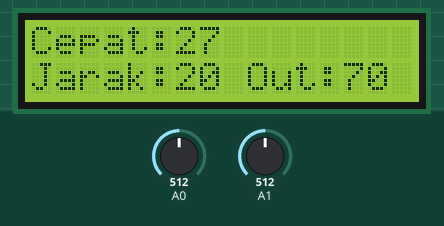
This sketch was run on a simulated Arduino Uno, built with avr-gcc and run on an emulated ATmega328P. Shown: 16×2 character LCD. Inputs (shaded band) come from the test bench; at power-on: A1 = 512, A0 = 512.

Above: at 1.2 s.
1.3 s: A1 set to 263
At 2.4 s:
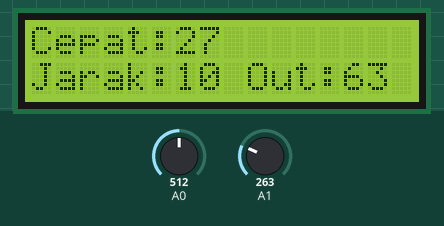
2.9 s: A1 set to 248
At 3.4 s:
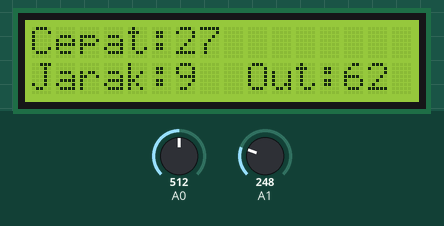
5.9 s: A0 set to 716
At 6.8 s:
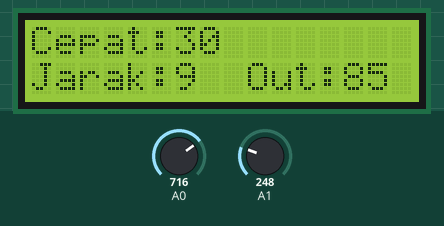
7.5 s: A0 set to 952
At 8.5 s:
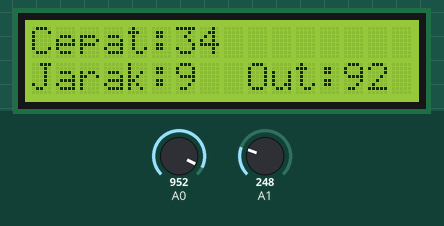
10.5 s: A0 set to 978
At 11.8 s:
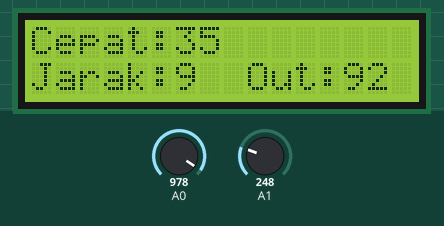
12.1 s: A1 set to 306
At 13.7 s:
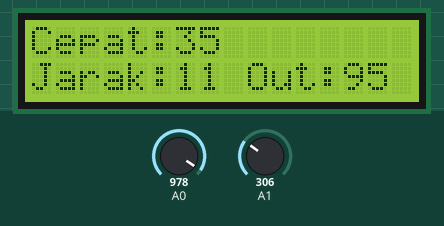
Timing chart, 0 to 15.2 s (numbered marks = the images above; inputs shaded):
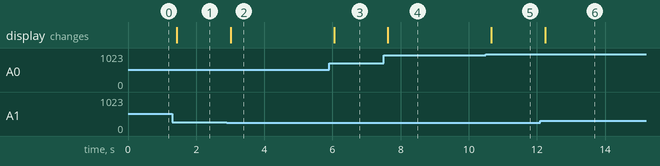

Measured:
- after the input at 1.3 s, the display: changes after 0.12 s (image 1)
- after the input at 2.9 s, the display: changes after 0.12 s (image 2)
- after the input at 5.9 s, the display: changes after 0.15 s (image 3)
- after the input at 7.5 s, the display: changes after 0.13 s (image 4)
- after the input at 10.5 s, the display: changes after 0.16 s (image 5)
- after the input at 12.1 s, the display: changes after 0.14 s (image 6)

The sketch:

fuzzy_pengereman.ino
```cpp
#include <LiquidCrystal_I2C.h>

LiquidCrystal_I2C lcd(0x27,16,2);

float  Val,Val1,kecepatan,jarak  ;                                                  // Inisialilasasi Input
float m_kecepatan, m_jarak;                                                         // Inisialilasasi Derajat Keanggotaan
float sangat_lambat, lambat, c_sedang, cepat, sangat_cepat;                         // Inisialilasasi Membership Function kecepatan
float sangat_dekat, dekat, j_sedang, jauh, sangat_jauh;                             // Inisialilasasi Membership Function jarak
float sangat_lambat_1, lambat_1, c_sedang_1, cepat_1, sangat_cepat_1;               // Inisialilasasi Membership yang aktif
float sangat_dekat_1, dekat_1, j_sedang_1, jauh_1, sangat_jauh_1;                   // Inisialilasasi Membership yang aktif
float VLmax=0, Lmax=0, Mmax=0, Hmax=0, VHmax=0;                                     // Inisialilasasi Defuzzification
float fsmax=0;                                                                      // Inisialilasasi nilai maksimum
float num, den, output, pwm ;                                                       // Inisialilasasi defuzzification


// ------------------------------------------------- Fuzzification ------------------------------------------------------------

float mf_kecepatan(float a, float b, float c)              // Mencari Derajat keanggotaan membership function segitiga kecepatan
   {
     if (kecepatan>=a&&kecepatan<b) {m_kecepatan=(kecepatan-a)/(b-a); }
     if (kecepatan>=b&&kecepatan<c) {m_kecepatan=(c-kecepatan)/(c-b);}
   }

float mf_jarak(float a1, float b1, float c1)          // Mencari Derajat keanggotaan membership function segitiga Jumlah jarak
   {
     if (jarak>=a1&&jarak<b1) {m_jarak=(jarak-a1)/(b1-a1);}
     if (jarak>=b1&&jarak<c1) {m_jarak=(c1-jarak)/(c1-b1);}
   }

void setup() {
  lcd.init();
  lcd.backlight();
  Serial.begin(9600);

}

void loop() {

   Val = analogRead(A0);    // Input ADC0
   kecepatan = ((Val/1023)*18)+18;
   Val1 = analogRead(A1);   // Input ADC1
   jarak = (Val1/1023)*40;

// ----------------------------------------- Membership Function ---------------------------------------------

 if(kecepatan>=15&&kecepatan<=20)
    {mf_kecepatan(0,15,20);   sangat_lambat =m_kecepatan;  c_sedang=0; cepat=0; sangat_cepat=0; }              //  sangat_lambat
 if(kecepatan>=15&&kecepatan<=25)
    {mf_kecepatan(15,20,25);  lambat=m_kecepatan;  cepat=0; sangat_cepat=0; }                            //  lambat
 if(kecepatan>=20&&kecepatan<=30)
    {mf_kecepatan(20,25,30);  sangat_lambat =0;  c_sedang=m_kecepatan;  sangat_cepat=0;  }                     //  Sedang
 if(kecepatan>=25&&kecepatan<=35)
    {mf_kecepatan(25,20,35);  sangat_lambat =0;  lambat=0; cepat=m_kecepatan;  }                                //  cepat
 if(kecepatan>=30&&kecepatan<=35)
    {mf_kecepatan(30,35,0);   sangat_lambat =0;  lambat=0; c_sedang=0; sangat_cepat=m_kecepatan;  }             //  sangat cepat

 if(jarak>=0&&jarak<=15)
    {mf_jarak(0,0,15);    sangat_dekat=m_jarak;   j_sedang=0; jauh=0; sangat_jauh=0;  }  // Sangat dekat
 if(jarak>=0&&jarak<=25)
    {mf_jarak(0,15,25);   dekat=m_jarak;  jauh=0; sangat_jauh=0; }                       // dekat
 if(jarak>=15&&jarak<=35)
    {mf_jarak(15,25,35);  sangat_dekat=0;   j_sedang=m_jarak;  sangat_jauh=0; }            // sedang
 if(jarak>=25&&jarak<=40)
    {mf_jarak(15,35,40);  sangat_dekat=0;  dekat=0;  jauh=m_jarak; }                    // jauh
 if(jarak>=35&&jarak<=40)
    {mf_jarak(35,40,0);   sangat_dekat=0;  dekat=0; j_sedang=0; sangat_jauh=m_jarak; }  // sangat jauh

//  ----------------------------------------- mechanism Inferens  ----------------------------------------

  if (sangat_lambat >0)        {sangat_lambat_1 = 1;}           else {sangat_lambat_1 = 0;}
  if (lambat >0)         {lambat_1 = 1;}            else {lambat_1  = 0;}
  if (c_sedang >0)       {c_sedang_1 = 1;}          else {c_sedang_1 = 0;}
  if (cepat >0)          {cepat_1 = 1;}             else {cepat_1= 0;}
  if (sangat_cepat >0)   {sangat_cepat_1 = 1;}      else {sangat_cepat_1= 0;}

  if (sangat_dekat >0)  {sangat_dekat_1 = 1;}     else {sangat_dekat_1 = 0;}
  if (dekat >0)         {dekat_1 = 1;}            else {dekat_1 = 0;}
  if (j_sedang >0)      {j_sedang_1 = 1;}         else {j_sedang_1 = 0;}
  if (jauh >0)          {jauh_1 = 1;}             else {jauh_1 = 0;}
  if (sangat_jauh>0)    {sangat_jauh_1 = 1;}      else {sangat_jauh_1 = 0;}

  float VL[7]={0,1,2,3,4,5,6};                                                                                      // Very Low
  {
  if (sangat_lambat_1==1 && sangat_dekat_1==1)      {VL[1]=min(sangat_lambat,sangat_dekat );}    else {VL[1]=0;}
  if (sangat_lambat_1==1 && dekat_1==1)             {VL[2]=min(sangat_lambat,dekat);}            else {VL[2]=0;}
  if (sangat_lambat_1==1 && j_sedang_1==1)          {VL[3]=min(sangat_lambat,j_sedang);}         else {VL[3]=0;}
  if (sangat_lambat_1==1 && jauh_1==1)              {VL[4]=min(sangat_lambat,jauh);}             else {VL[4]=0;}
  if (lambat_1==1 && sangat_dekat_1==1)             {VL[5]=min(lambat,sangat_dekat );}           else {VL[5]=0;}
  if (lambat_1==1 && dekat_1==1)                    {VL[6]=min(lambat,dekat);}                   else {VL[6]=0;}
  }

  float L[6]={0,1,2,3,4,5};                                                                                        // Low
  {
  if (sangat_lambat_1==1 && sangat_jauh_1==1)       {L[1]=min(sangat_lambat,sangat_jauh);}       else {L[1]=0;}
  if (lambat_1==1 && j_sedang_1==1)                 {L[2]=min(lambat,j_sedang);}                 else {L[2]=0;}
  if (lambat_1==1 && jauh_1==1)                     {L[3]=min(lambat,jauh);}                     else {L[3]=0;}
  if (lambat_1==1 && sangat_jauh_1==1)              {L[4]=min(lambat,sangat_jauh);}              else {L[4]=0;}
  if (c_sedang_1==1 && sangat_dekat_1==1)           {L[5]=min(c_sedang,sangat_dekat );}          else {L[5]=0;}
  }

  float M[4]={0,1,2,3};                                                                                            // Medium
  {
  if (c_sedang_1==1 && dekat_1==1)                 {M[1]=min(c_sedang,dekat);}                  else {M[1]=0;}
  if (c_sedang_1==1 && j_sedang_1==1)              {M[2]=min(c_sedang,j_sedang);}               else {M[2]=0;}
  if (c_sedang_1==1 && jauh_1==1)                  {M[3]=min(c_sedang,jauh);}                   else {M[3]=0;}
  }

  float H[6]={0,1,2,3,4,5};                                                                                         // High
  {
  if (c_sedang_1==1 && sangat_jauh_1==1)          {H[1]=min(c_sedang,sangat_jauh);}             else {H[1]=0;}
  if (cepat_1==1 && sangat_dekat_1==1)            {H[2]=min(cepat,sangat_dekat );}              else {H[2]=0;}
  if (cepat_1==1 && dekat_1==1)                   {H[3]=min(cepat,dekat);}                      else {H[3]=0;}
  if (cepat_1==1 && j_sedang_1==1)                {H[4]=min(cepat,j_sedang);}                   else {H[4]=0;}
  if (sangat_cepat_1==1 && sangat_dekat_1==1)     {H[5]=min(sangat_cepat,sangat_dekat );}       else {H[5]=0;}
  }

  float VH[7]={0,1,2,3,4,5,6};                                                                                        // Very High
  {
  if (cepat_1==1 && jauh_1==1)                   {VH[1]=min(cepat,jauh);}                     else {VH[1]=0;}
  if (cepat_1==1 && sangat_jauh_1==1)            {VH[2]=min(cepat,sangat_jauh);}              else {VH[2]=0;}
  if (sangat_cepat_1==1 && dekat_1==1)           {VH[3]=min(sangat_cepat,dekat);}             else {VH[3]=0;}
  if (sangat_cepat_1==1 && j_sedang_1==1)        {VH[4]=min(sangat_cepat,j_sedang);}          else {VH[4]=0;}
  if (sangat_cepat_1==1 && jauh_1==1)            {VH[5]=min(sangat_cepat,jauh);}              else {VH[5]=0;}
  if (sangat_cepat_1==1 && sangat_jauh_1==1)     {VH[6]=min(sangat_cepat,sangat_jauh);}       else {VH[6]=0;}
  }

  VLmax=VL[0];  int index1=0;  for (int a=1; a<=6; a++)  {   if(VLmax<=VL[a])    { VLmax=VL[a];     index1=a;}  }
  Lmax=L[0];    int index2=0;  for (int b=1; b<=5; b++)  {   if(Lmax<=L[b])      { Lmax=L[b];       index2=b;}  }
  Mmax=M[0];    int index3=0;  for (int c=1; c<=3; c++)  {   if(Mmax<=M[c])      { Mmax=M[c];       index3=c;}  }
  Hmax=H[0];    int index4=0;  for (int d=1; d<=5; d++)  {   if(Hmax<=H[d])      { Hmax=H[d];       index4=d;}  }
  VHmax=VH[0];  int index5=0;  for (int e=1; e<=6; e++)  {   if(VHmax<=VH[e])    { VHmax=VH[e];     index5=e;}  }

// --------------------------------------------------------------------------- End Interface Mechanism ----------------------------------------------------------------

// --------------------------------------------------------------------------- Defuzzyfication  -----------------------------------------------------------------------//

float num = (VLmax*20) + (Lmax*40) + (Mmax*60) + (Hmax*80) + (VHmax*100);
float den =  VLmax+ Lmax + Mmax + Hmax+ VHmax;
float output = num/den;

  // Untuk LCD
  lcd.clear();
  lcd.setCursor(0,0);
  lcd.print("Cepat: ");
  lcd.setCursor(6,0);
  lcd.print(int(kecepatan));
  lcd.setCursor(0,1);
  lcd.print("Jarak: ");
  lcd.setCursor(6,1);
  lcd.print(int(jarak));
  lcd.setCursor(9,1);
  lcd.print("Out: ");
  lcd.setCursor(13,1);
  lcd.print(int(output));
  delay(100);

}
```
